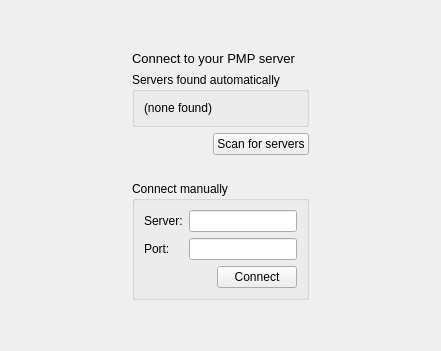
<?xml version="1.0" encoding="UTF-8"?>
<ui version="4.0">
 <class>ConnectionWidget</class>
 <widget class="QWidget" name="ConnectionWidget">
  <property name="geometry">
   <rect>
    <x>0</x>
    <y>0</y>
    <width>441</width>
    <height>351</height>
   </rect>
  </property>
  <property name="windowTitle">
   <string>Form</string>
  </property>
  <layout class="QGridLayout" name="gridLayout_2">
   <item row="0" column="1">
    <spacer name="verticalSpacer">
     <property name="orientation">
      <enum>Qt::Vertical</enum>
     </property>
     <property name="sizeHint" stdset="0">
      <size>
       <width>20</width>
       <height>68</height>
      </size>
     </property>
    </spacer>
   </item>
   <item row="1" column="0">
    <spacer name="horizontalSpacer">
     <property name="orientation">
      <enum>Qt::Horizontal</enum>
     </property>
     <property name="sizeHint" stdset="0">
      <size>
       <width>117</width>
       <height>20</height>
      </size>
     </property>
    </spacer>
   </item>
   <item row="1" column="1">
    <layout class="QVBoxLayout" name="verticalLayout">
     <item>
      <widget class="QLabel" name="titleLabel">
       <property name="styleSheet">
        <string notr="true">font:10pt;</string>
       </property>
       <property name="text">
        <string>Connect to your PMP server</string>
       </property>
       <property name="margin">
        <number>10</number>
       </property>
      </widget>
     </item>
     <item>
      <widget class="QGroupBox" name="serversFoundGroupBox">
       <property name="title">
        <string>Servers found automatically</string>
       </property>
       <layout class="QVBoxLayout" name="verticalLayout_2">
        <item>
         <widget class="QLabel" name="noServersFoundLabel">
          <property name="text">
           <string>(none found)</string>
          </property>
         </widget>
        </item>
       </layout>
      </widget>
     </item>
     <item>
      <layout class="QHBoxLayout" name="horizontalLayout">
       <item>
        <spacer name="horizontalSpacer_4">
         <property name="orientation">
          <enum>Qt::Horizontal</enum>
         </property>
         <property name="sizeHint" stdset="0">
          <size>
           <width>40</width>
           <height>20</height>
          </size>
         </property>
        </spacer>
       </item>
       <item>
        <widget class="QPushButton" name="scanButton">
         <property name="text">
          <string>Scan for servers</string>
         </property>
        </widget>
       </item>
      </layout>
     </item>
     <item>
      <spacer name="horizontalSpacer_3">
       <property name="orientation">
        <enum>Qt::Horizontal</enum>
       </property>
       <property name="sizeHint" stdset="0">
        <size>
         <width>40</width>
         <height>20</height>
        </size>
       </property>
      </spacer>
     </item>
     <item>
      <widget class="QGroupBox" name="manualConnectGroupBox">
       <property name="title">
        <string>Connect manually</string>
       </property>
       <layout class="QGridLayout" name="gridLayout">
        <item row="0" column="1">
         <widget class="QLineEdit" name="serverLineEdit"/>
        </item>
        <item row="2" column="1" alignment="Qt::AlignRight">
         <widget class="QPushButton" name="connectButton">
          <property name="text">
           <string>Connect</string>
          </property>
         </widget>
        </item>
        <item row="1" column="1">
         <widget class="QLineEdit" name="portLineEdit"/>
        </item>
        <item row="0" column="0">
         <widget class="QLabel" name="serverLabel">
          <property name="text">
           <string>Server:</string>
          </property>
         </widget>
        </item>
        <item row="1" column="0">
         <widget class="QLabel" name="portLabel">
          <property name="text">
           <string>Port:</string>
          </property>
         </widget>
        </item>
       </layout>
      </widget>
     </item>
    </layout>
   </item>
   <item row="1" column="2">
    <spacer name="horizontalSpacer_2">
     <property name="orientation">
      <enum>Qt::Horizontal</enum>
     </property>
     <property name="sizeHint" stdset="0">
      <size>
       <width>117</width>
       <height>20</height>
      </size>
     </property>
    </spacer>
   </item>
   <item row="2" column="1">
    <spacer name="verticalSpacer_2">
     <property name="orientation">
      <enum>Qt::Vertical</enum>
     </property>
     <property name="sizeHint" stdset="0">
      <size>
       <width>20</width>
       <height>67</height>
      </size>
     </property>
    </spacer>
   </item>
  </layout>
 </widget>
 <tabstops>
  <tabstop>serverLineEdit</tabstop>
  <tabstop>portLineEdit</tabstop>
  <tabstop>connectButton</tabstop>
 </tabstops>
 <resources/>
 <connections/>
</ui>
